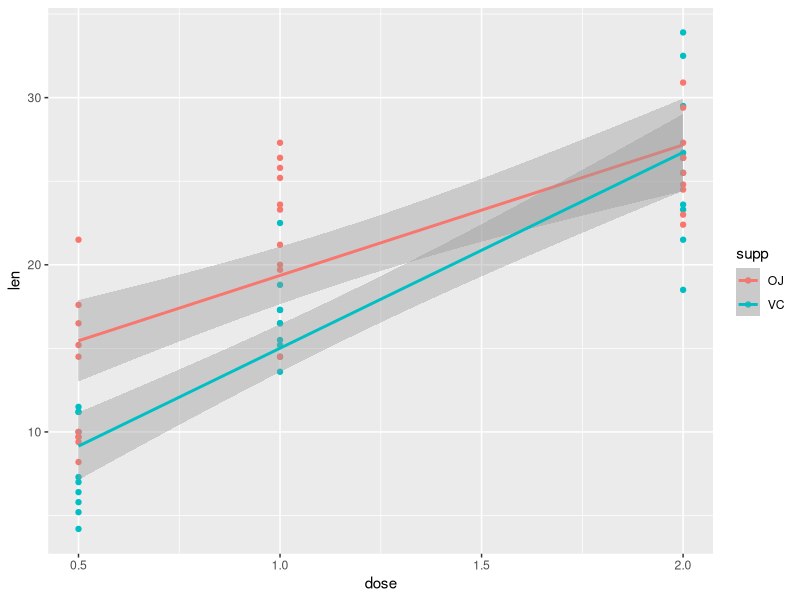
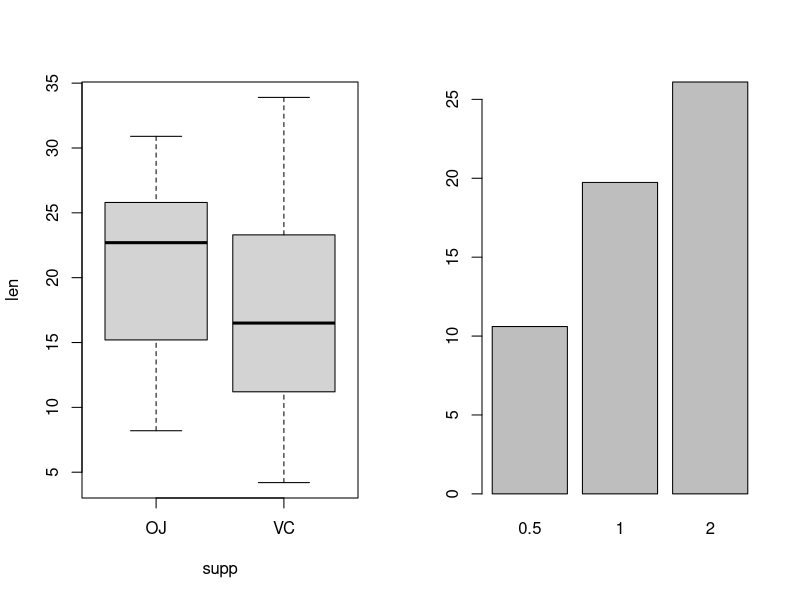

Reproduce these figures in R, in order.
## ---- chunk 1
library(datasets)
data(ToothGrowth)
str(ToothGrowth)

library(ggplot2)
qplot(dose,len,data=ToothGrowth,color=supp,geom=c("point","smooth"),method="lm")
## ---- chunk 2
par(mfrow=c(1,2))
boxplot(len~supp,data=ToothGrowth)
data0 <- transform(ToothGrowth,dose=factor(dose))
data1<-tapply(data0$len,data0$dose,mean)
barplot(data1)

## ---- chunk 3
group_VC <- split(data0$len,data0$supp)$VC
group_OJ <- split(data0$len,data0$supp)$OJ
ttestVC <- t.test(group_VC)
ttestOJ <- t.test(group_OJ)
print(ttestVC)
print(ttestOJ)
## ---- chunk 4
pairtest <- t.test(group_VC,group_OJ,paired=TRUE)
pairtest2 <- t.test(group_VC,group_OJ)
print(pairtest)
print(pairtest2)
